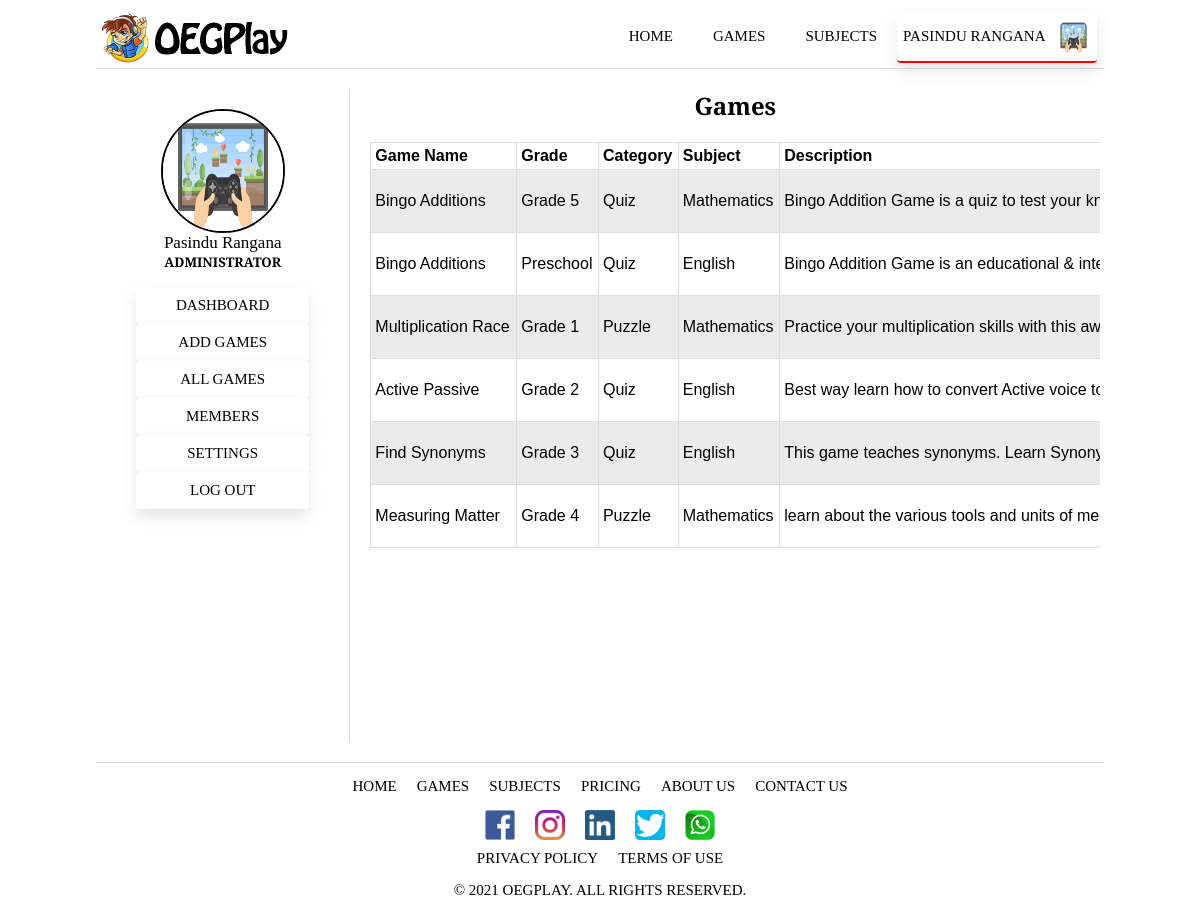
Screenshot of /all-games.php (signed in) with the database file from the repository.
### tables this page shows
CREATE TABLE `game` (
  `gameID` int(11) NOT NULL AUTO_INCREMENT,
  `gameName` varchar(128) NOT NULL,
  `gameGrade` varchar(128) NOT NULL,
  `gameCategory` varchar(128) NOT NULL,
  `gameSubject` varchar(128) NOT NULL,
  `gameDescription` varchar(1000) DEFAULT NULL,
  `gameInstructions` varchar(1000) DEFAULT NULL,
  `gameAccess` char(10) NOT NULL,
  `adminID` int(11) NOT NULL,
  `devID` int(11) NOT NULL,
  `gFile` varchar(256) DEFAULT NULL,
  `gThumbnail` varchar(256) DEFAULT NULL,
  `added_date` date NOT NULL,
  `last_modified_date` date NOT NULL,
  PRIMARY KEY (`gameID`),
  KEY `FK_Game1` (`adminID`),
  KEY `FK_Game2` (`devID`),
  CONSTRAINT `FK_Game1` FOREIGN KEY (`adminID`) REFERENCES `admin` (`adminID`),
  CONSTRAINT `FK_Game2` FOREIGN KEY (`devID`) REFERENCES `developer` (`devID`)
);

### all-games.php (the view, shortened to what this page needs)
<?php
    include 'header.php';
?>
  <div class="a-container">
    <?php include 'admin-sidebar.php'; ?>
    <div class="alg-container">
      <h2>Games</h2>
      <div class = "table" >
      <table class = "games-table">
        <tr>
          <th>Game Name</th>
          <th>Grade</th>
          <th>Category</th>
          <th>Subject</th>
          <th>Description</th>
        </tr>
        <?php
            require 'includes/database.inc.php';
            $sql = "SELECT gameID, gameName, gameGrade, gameCategory, gameSubject, gameDescription, gameAccess, adminID, devID FROM Game";
            $result = mysqli_query($conn, $sql);
            if (mysqli_num_rows($result) > 0) {
              while($row = mysqli_fetch_assoc($result)) {
                echo '<tr>';
                echo '<td>'.$row["gameName"].'</td>';
                echo '<td>'.$row["gameGrade"].'</td>';
                echo '<td>'.$row["gameCategory"].'</td>';
                echo '<td>'.$row["gameSubject"].'</td>';
                echo '<td>'.$row["gameDescription"].'</td>';
                echo '</tr>';
              }
            }
            else {
              echo '<tr>';
              echo '<td colspan="10">O Games Found!</td>';
              echo '</tr>';
            }
        ?>
      </table>
      </div>
    </div>
  </div>
<?php include('./footer.php'); ?>

### css/sidebar.css (style rules this page uses)
.a-container { display: flex; }

### css/all-games.css (style rules this page uses)
.alg-container { margin-left: 20px; font-family: "Bree Serif", serif; margin-bottom: 20px; }
.alg-container h2 { text-align: center; }
table { font-family: arial, sans-serif; border-collapse: collapse; width: 200%; }
.table { width: 730px; height: 600px; overflow: scroll; }
td, th { border: 1px solid #dddddd; text-align: left; padding: 4px; }
tr:nth-child(even) { background-color: #ebebeb; }

### css/header.css (style rules this page uses)
html { max-width: 1024px; margin: auto; }

### rows the page displays
game: gameName "Bingo Additions", gameGrade "Grade 5", gameCategory "Quiz", gameSubject "Mathematics", gameDescription "Bingo Addition Game is a quiz to test your…"
game: gameName "Bingo Additions", gameGrade "Preschool", gameCategory "Quiz", gameSubject "English", gameDescription "Bingo Addition Game is an educational &…"
game: gameName "Multiplication Race", gameGrade "Grade 1", gameCategory "Puzzle", gameSubject "Mathematics", gameDescription "Practice your multiplication skills with this…"
game: gameName "Active Passive", gameGrade "Grade 2", gameCategory "Quiz", gameSubject "English", gameDescription "Best way learn how to convert Active voice…"
game: gameName "Find Synonyms", gameGrade "Grade 3", gameCategory "Quiz", gameSubject "English", gameDescription "This game teaches synonyms. Learn…"
game: gameName "Measuring Matter", gameGrade "Grade 4", gameCategory "Puzzle", gameSubject "Mathematics", gameDescription "learn about the various tools and units of…"

### other values shown
$_SESSION["firstName"] "PASINDU"
$_SESSION["lastName"] "RANGANA"
$_SESSION["firstName"] "Pasindu"
$_SESSION["lastName"] "Rangana"
